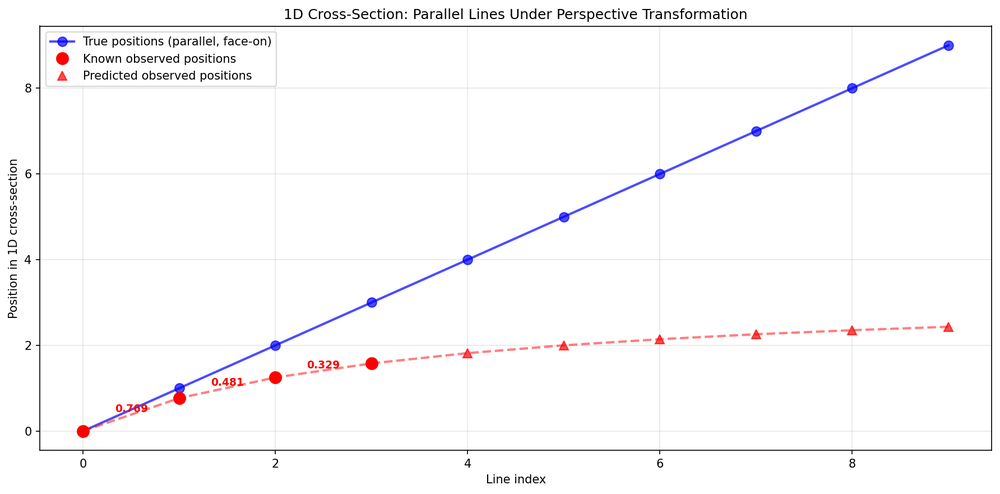
#> input picture neck-tracker/cross_section_view.png, 1000 x 494 px, shrunk from 1784 x 881 before the run, given in place of the camera
$ python hough_lines_experiment.py
#> lines starting #> are read from the running program, lines starting #| are printed output that depends on the picture
"""
Hough Lines Experiment - Tracks and draws all Hough lines detected on Canny edges.

This experiment uses OpenCV's standard HoughLines function to detect lines in the
Canny edge detector output and visualizes all detected lines.
"""

import cv2
import numpy as np
import time

# ============= PARAMETERS TO TUNE =============
# Canny edge detection
CANNY_LOW_THRESHOLD = 50       # Lower = more edge pixels detected
CANNY_HIGH_THRESHOLD = 150     # Higher = only strong edges kept

# Preprocessing
BLUR_KERNEL_SIZE = 5          # Gaussian blur kernel size (must be odd)

# Hough Line Detection
HOUGH_RHO = 1                 # Distance resolution in pixels
HOUGH_THETA = np.pi / 180     # Angle resolution in radians (1 degree)
HOUGH_THRESHOLD = 100         # Minimum votes to detect a line
HOUGH_MIN_LINE_LENGTH = 50    # Minimum line length (for HoughLinesP)
HOUGH_MAX_LINE_GAP = 10       # Maximum gap between line segments (for HoughLinesP)

# Visualization
LINE_COLOR = (0, 255, 0)      # Green color for detected lines (BGR)
LINE_THICKNESS = 2            # Line thickness in pixels
EDGE_COLOR = (255, 255, 255)  # White color for edge2025-12-14-17-58-26.pngs
# ============================================


def get_canny_edges(frame):
    """
    Extract Canny edge detection from frame.

    Args:
        frame: Input BGR image

    Returns:
        edges: Binary edge image
        edges_bgr: BGR version for visualization
    """
    # Convert to grayscale
    gray = cv2.cvtColor(frame, cv2.COLOR_BGR2GRAY)

    # Apply Gaussian blur to reduce noise
    blurred = cv2.GaussianBlur(gray, (BLUR_KERNEL_SIZE, BLUR_KERNEL_SIZE), 0)

    # Canny edge detection
    edges = cv2.Canny(blurred, CANNY_LOW_THRESHOLD, CANNY_HIGH_THRESHOLD)

    # Convert edges to BGR for visualization
    edges_bgr = cv2.cvtColor(edges, cv2.COLOR_GRAY2BGR)

    return edges, edges_bgr


def detect_hough_lines(edges):
    """
    Detect lines using standard Hough transform.

    Args:
        edges: Binary edge image from Canny

    Returns:
        lines: Array of lines in (rho, theta) format, or None if no lines detected
    """
    # HoughLines returns lines in (rho, theta) format
    # rho: distance from origin to the line
    # theta: angle of the line in radians
    lines = cv2.HoughLines(edges, HOUGH_RHO, HOUGH_THETA, HOUGH_THRESHOLD)

    return lines


def draw_hough_lines(image, lines):
    """
    Draw all detected Hough lines on the image.

    Args:
        image: BGR image to draw on
        lines: Array of lines in (rho, theta) format from HoughLines

    Returns:
        output: Image with lines drawn
    """
    output = image.copy()

    if lines is None:
        return output

    height, width = image.shape[:2]

    for line in lines:
        rho, theta = line[0]

        # Convert from polar (rho, theta) to Cartesian coordinates
        cos_theta = np.cos(theta)
        sin_theta = np.sin(theta)

        # Find a point on the line
        x0 = cos_theta * rho
        y0 = sin_theta * rho

        # Calculate two points far enough to cross the entire image
        # Extend the line by a large factor
        length = max(width, height) * 2

        x1 = int(x0 + length * (-sin_theta))
        y1 = int(y0 + length * cos_theta)
        x2 = int(x0 - length * (-sin_theta))
        y2 = int(y0 - length * cos_theta)

        origin = [120, 255/2, 255/2]
        line_colour = tuple([origin[0], origin[1] +  float(cos_theta*255/2), float(origin[2] + sin_theta*255/2)])

        # Draw the line
        cv2.line(output, (x1, y1), (x2, y2), line_colour, LINE_THICKNESS)

    return output


def main():
    # Open webcam
    cap = cv2.VideoCapture(0)

    if not cap.isOpened():
        print("Error: Could not open webcam")
        return

    print("=" * 60)
    print("HOUGH LINES EXPERIMENT")
    print("=" * 60)
    print("\nThis experiment detects and draws all Hough lines on Canny edges")
    print("\nPress 'q' to quit\n")

    print("Parameters:")
    print(f"  Canny thresholds: {CANNY_LOW_THRESHOLD}, {CANNY_HIGH_THRESHOLD}")
    print(f"  Hough rho: {HOUGH_RHO} pixels")
    print(f"  Hough theta: {np.rad2deg(HOUGH_THETA):.1f} degrees")
    print(f"  Hough threshold: {HOUGH_THRESHOLD} votes")
    print("=" * 60)

    # For FPS calculation
    prev_time = time.time()

    while True:
        # Capture frame
        ret, frame = cap.read()
#> frame is the input picture: shape (494, 1000, 3); mean B, G, R 250.3, 249.2, 250.3
        if not ret:
            print("Error: Failed to capture frame")
            break

        # Get Canny edges
        edges, edges_bgr = get_canny_edges(frame)
#> in get_canny_edges, `blurred = cv2.GaussianBlur(gray, (BLUR_KERNEL_SIZE, BLUR_KERNEL_SIZE),..`:
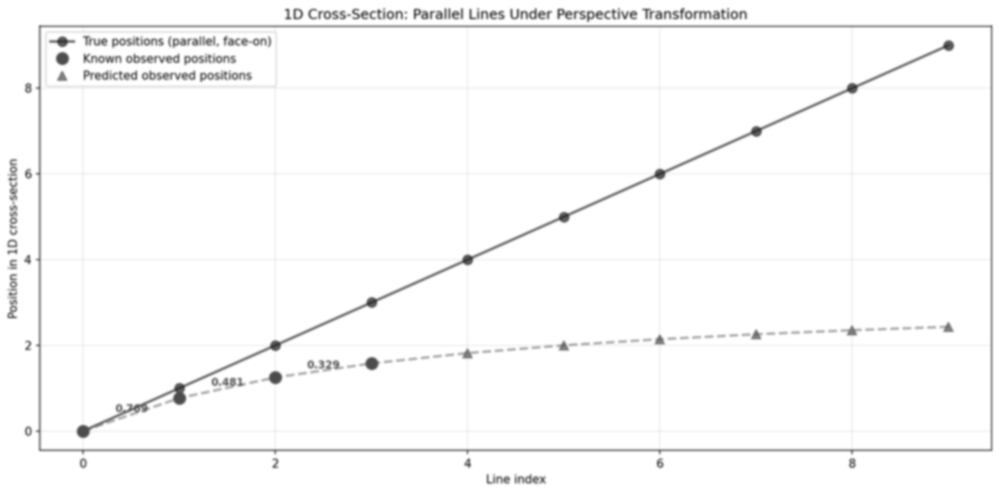
#> blurred: shape (494, 1000); min 58, max 255, mean 249.7
#> in get_canny_edges, `edges = cv2.Canny(blurred, CANNY_LOW_THRESHOLD, CANNY_HIGH_THRESHOLD)`:
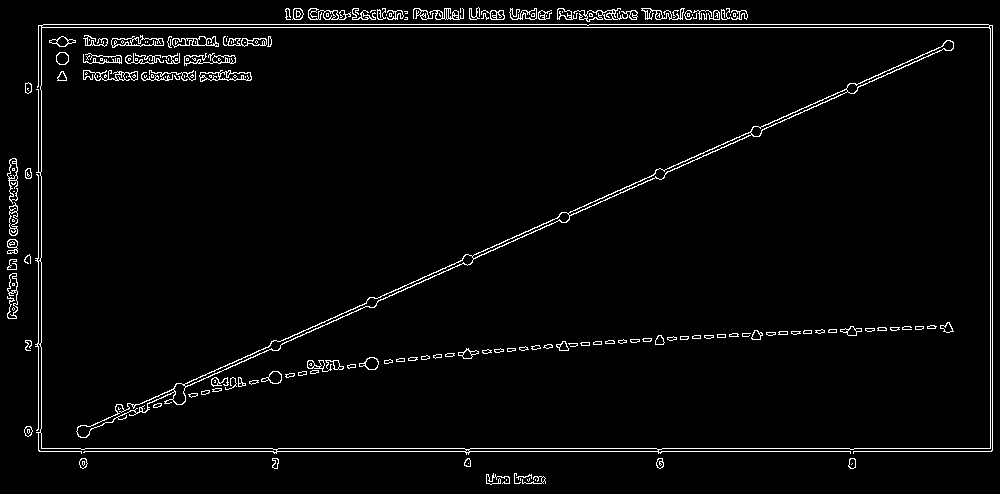
#> edges: shape (494, 1000); 3.1% white in thin lines or dots
#> in get_canny_edges, `edges_bgr = cv2.cvtColor(edges, cv2.COLOR_GRAY2BGR)`: edges_bgr: shape (494, 1000, 3); 3.1% white in thin lines or dots

        # Detect Hough lines
        lines = detect_hough_lines(edges)
#> in detect_hough_lines, `lines = cv2.HoughLines(edges, HOUGH_RHO, HOUGH_THETA, HOUGH_THRESHOLD)`: lines = 110 rows, first 8: [27, 1.57], [24, 1.57], [451, 1.57], [448, 1.57], [425, 1.15], [428, 1.15], [992, 0], [990, 0]

        # Draw lines on the edge image
        output = draw_hough_lines(edges_bgr, lines)
#> the loop in draw_hough_lines, `for line in lines:` made 110 passes
#> (rho, theta, cos_theta, sin_theta, x0, y0, x1, y1) on passes 1 to 12: (27, 1.57, -4.37e-08, 1, -1.18e-06, 27, -2000, 26), (24, 1.57, -4.37e-08, 1, -1.05e-06, 24, -2000, 23), (451, 1.57, -4.37e-08, 1, -1.97e-05, 451, -2000, 450), (448, 1.57, -4.37e-08, 1, -1.96e-05, 448, -2000, 447), (425, 1.15, 0.407, 0.914, 172.9, 388.3, -1654, 1201), (428, 1.15, 0.407, 0.914, 174.1, 391, -1653, 1204), (992, 0, 1, 0, 992, 0, 992, 2000), (990, 0, 1, 0, 990, 0, 990, 2000), (38, 0, 1, 0, 38, 0, 38, 2000), (41, 0, 1, 0, 41, 0, 41, 2000), (19, 1.57, -4.37e-08, 1, -8.31e-07, 19, -2000, 18), (25, 1.55, 0.0175, 1, 0.436, 25, -1999, 59)
#> line on passes 55 to 60: [[-16, 1.62]], [[-11, 1.62]], [[457, 1.55]], [[42, 0.0175]], [[435, 1.59]], [[-13, 1.62]]
#> after the loop in draw_hough_lines, `for line in lines:`:
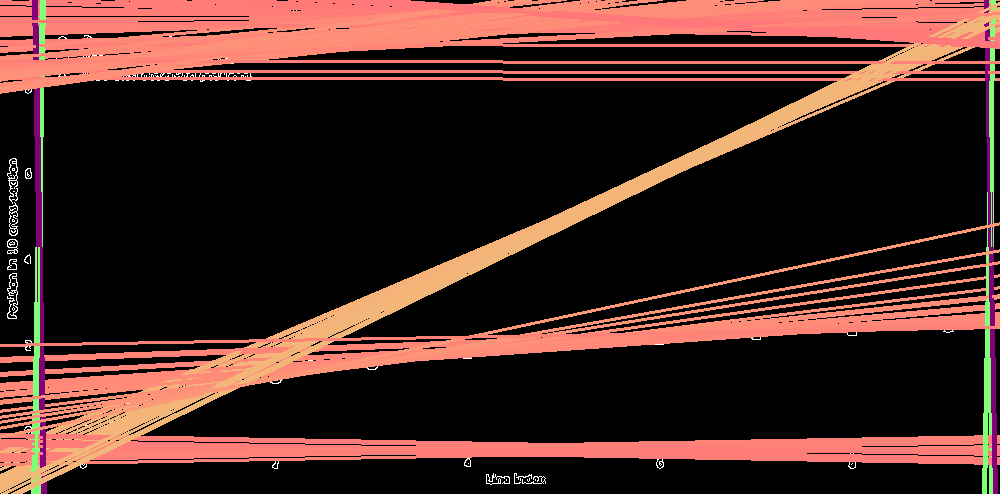
#> output: shape (494, 1000, 3); mean B, G, R 34.1, 39.9, 68.8

        # Calculate FPS
        current_time = time.time()
        fps = 1 / (current_time - prev_time)
        prev_time = current_time

        # Count detected lines
        num_lines = len(lines) if lines is not None else 0

        # Display info on frame
        cv2.putText(output, f"FPS: {fps:.1f}", (10, 30),
                    cv2.FONT_HERSHEY_SIMPLEX, 0.6, (0, 255, 255), 2)
        cv2.putText(output, f"Lines detected: {num_lines}", (10, 60),
                    cv2.FONT_HERSHEY_SIMPLEX, 0.6, (0, 255, 255), 2)
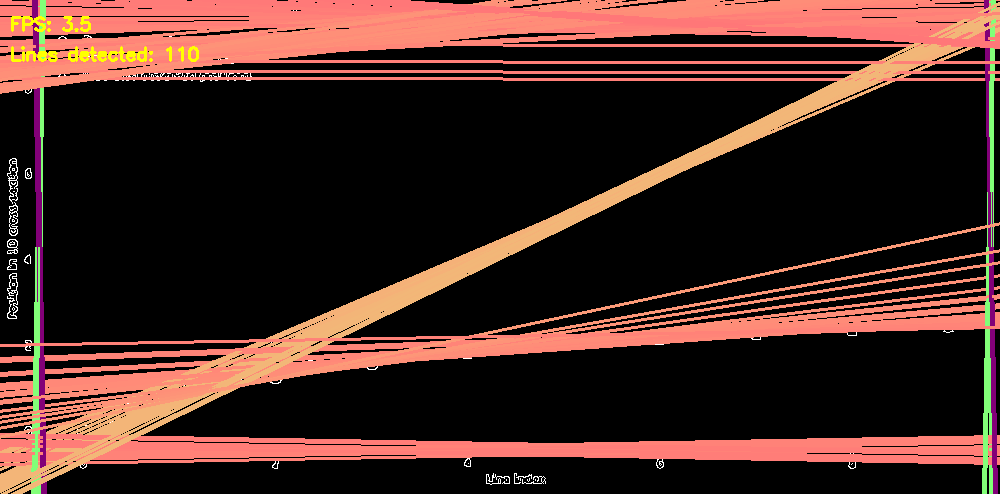
#> output: shape (494, 1000, 3); mean B, G, R 33.7, 40.3, 68.9

        # Show frames
        cv2.imshow('Canny Edges', edges)
        cv2.imshow('Hough Lines on Edges', output)

        # Check for quit
        if cv2.waitKey(1) & 0xFF == ord('q'):
#> (key q is pressed here)
            break

    # Cleanup
    cap.release()
    cv2.destroyAllWindows()
    print("\nExperiment stopped.")


if __name__ == "__main__":
    main()

$ run again, on neck-tracker/parallel_lines_perspective.png
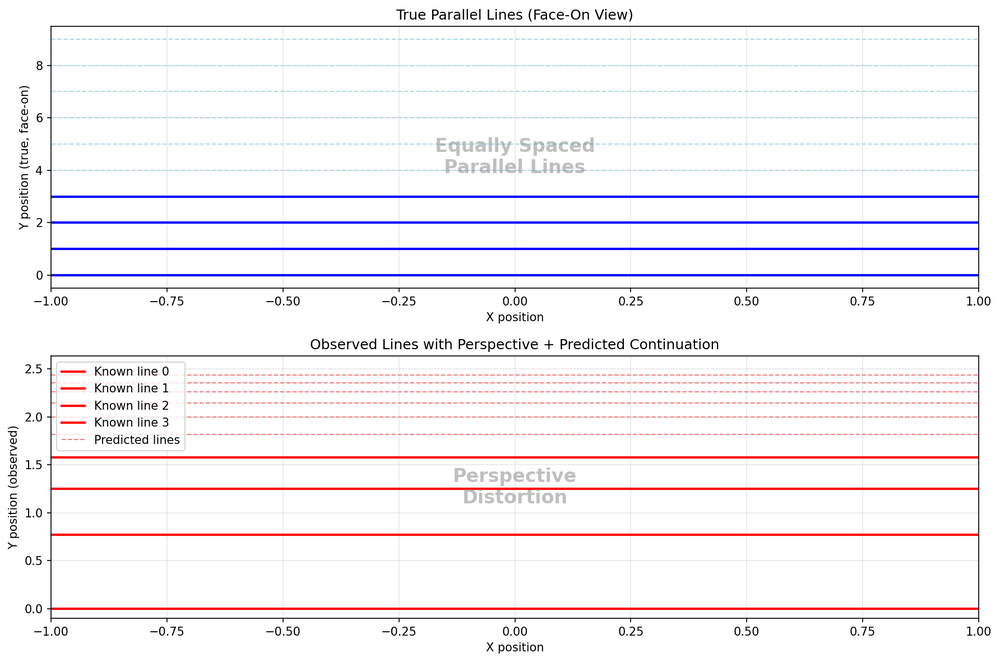
#> input picture neck-tracker/parallel_lines_perspective.png, 1000 x 662 px, shrunk from 1784 x 1181 before the run, given in place of the camera
#> in main, frame is the input picture: shape (662, 1000, 3); mean B, G, R 245.8, 242.4, 246.2
#> in get_canny_edges, `edges = cv2.Canny(blurred, CANNY_LOW_THRESHOLD, CANNY_HIGH_THRESHOLD)`:
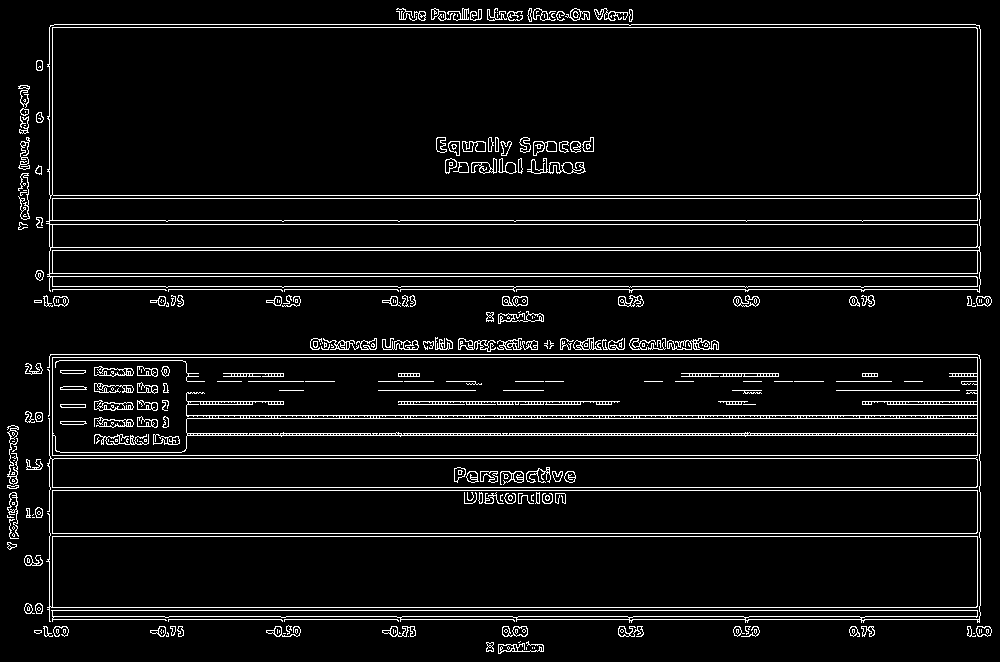
#> edges: shape (662, 1000); 6.4% white in thin lines or dots
#> edges_bgr: shape (662, 1000, 3); 6.4% white in thin lines or dots
#> in detect_hough_lines, `lines = cv2.HoughLines(edges, HOUGH_RHO, HOUGH_THETA, HOUGH_THRESHOLD)`: lines = 995 rows, first 8: [224, 1.57], [607, 1.57], [610, 1.57], [273, 1.57], [276, 1.57], [198, 1.57], [487, 1.57], [533, 1.57]
#> the loop in draw_hough_lines, `for line in lines:` made 995 passes
#> (rho, theta, cos_theta, sin_theta, x0, y0, x1, y1) on passes 1 to 3: (224, 1.57, -4.37e-08, 1, -9.79e-06, 224, -2000, 223), (607, 1.57, -4.37e-08, 1, -2.65e-05, 607, -2000, 606), (610, 1.57, -4.37e-08, 1, -2.67e-05, 610, -2000, 609)
#> in main, `cv2.putText(output, f"Lines detected: {num_lines}", (10, 60), cv2.FONT..`:
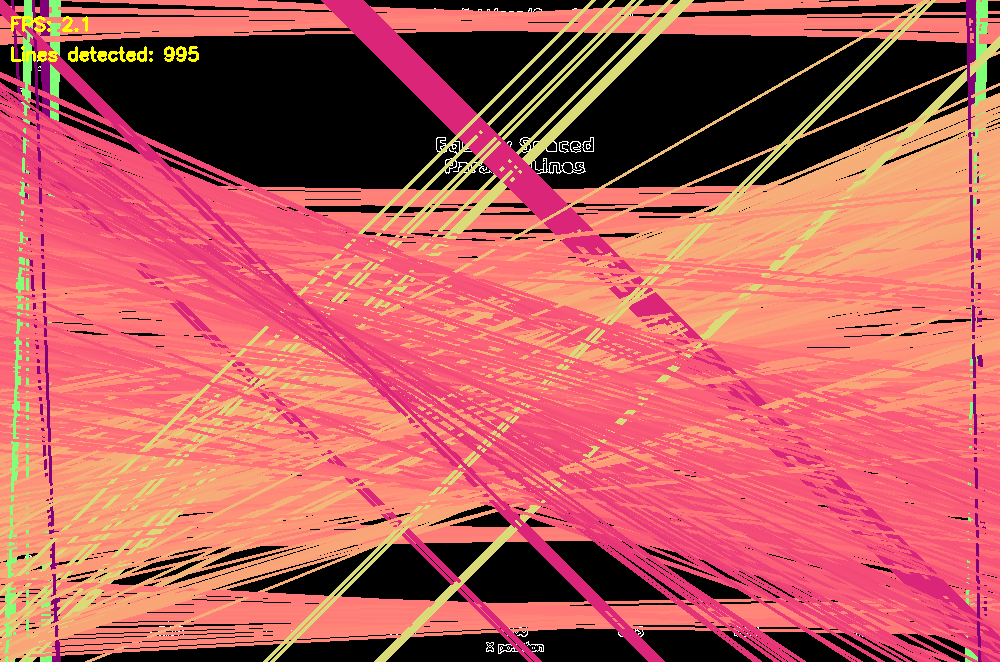
#> output: shape (662, 1000, 3); mean B, G, R 91.3, 92.4, 185.7
